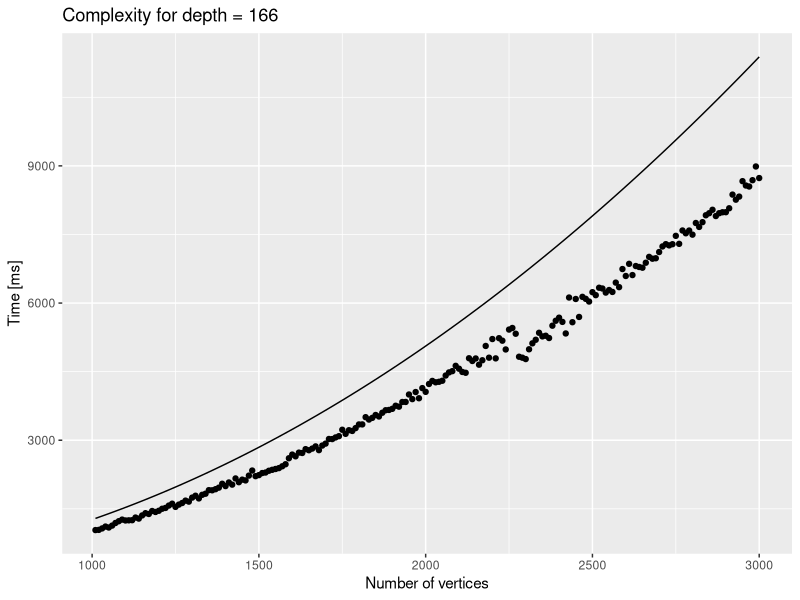
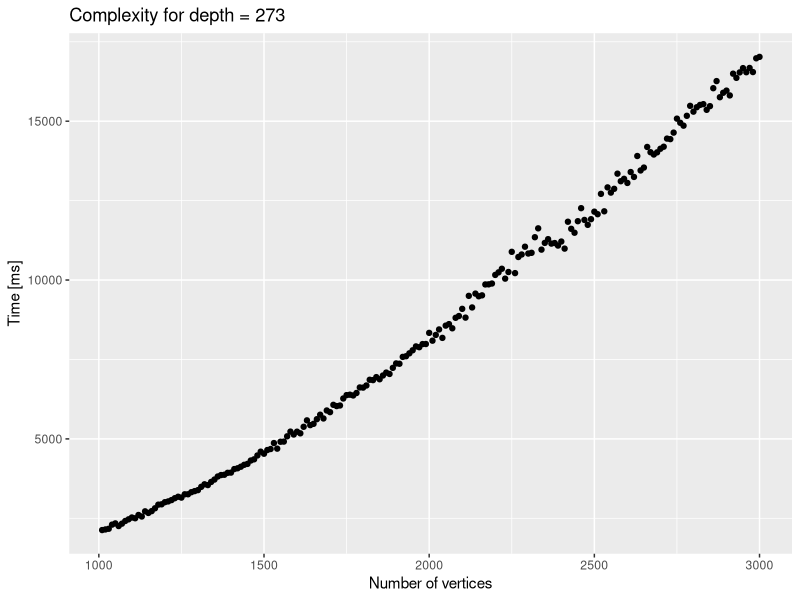
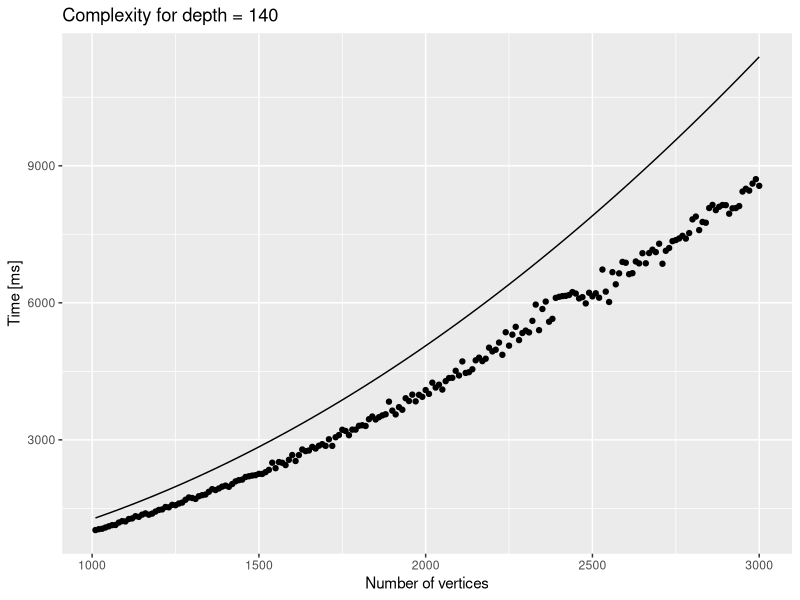
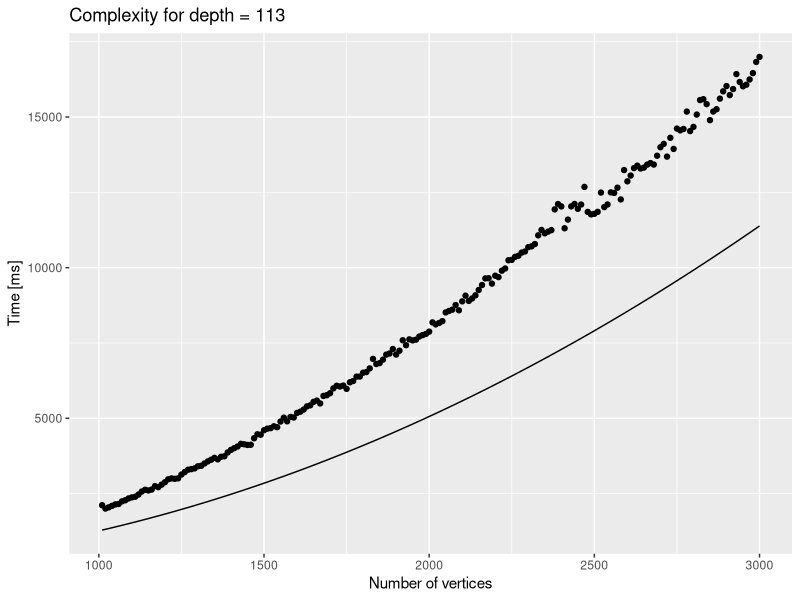
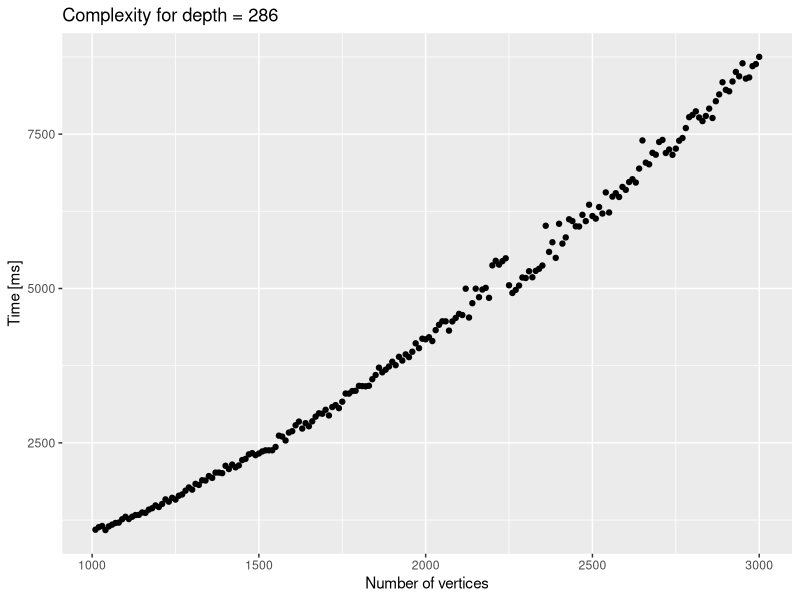
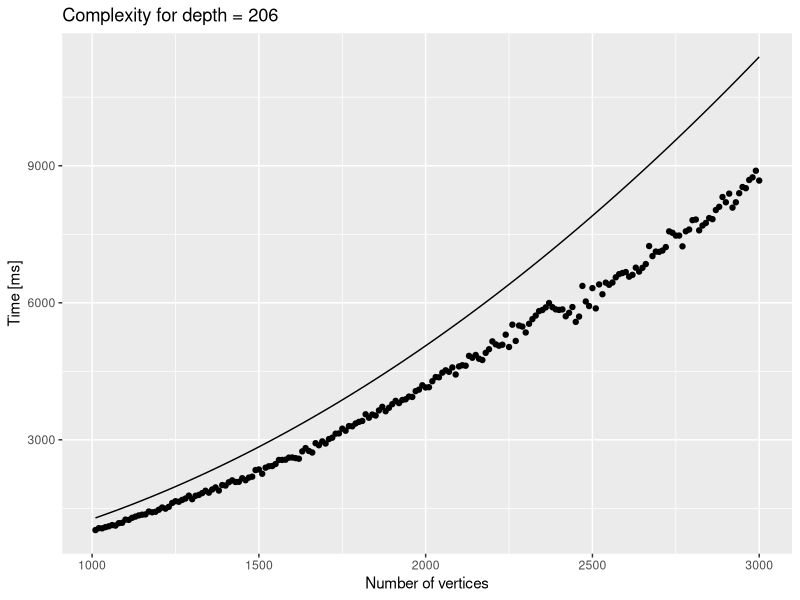
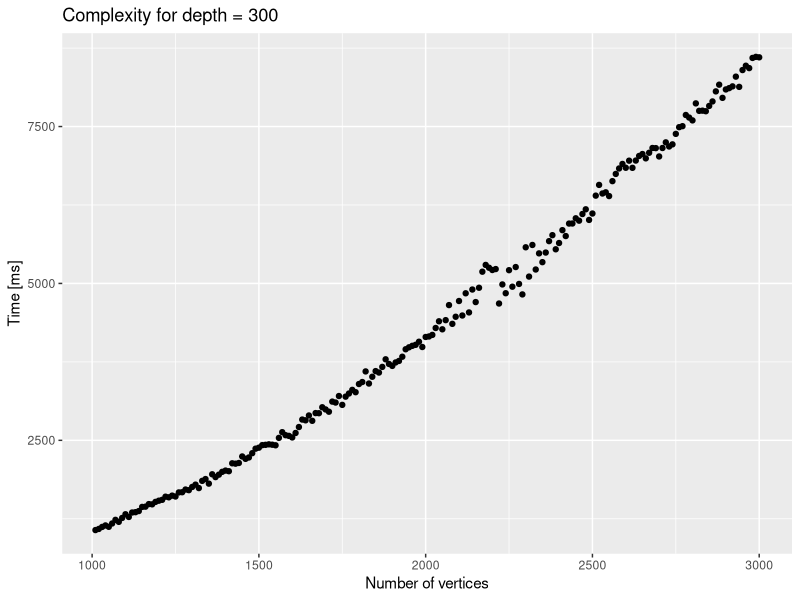
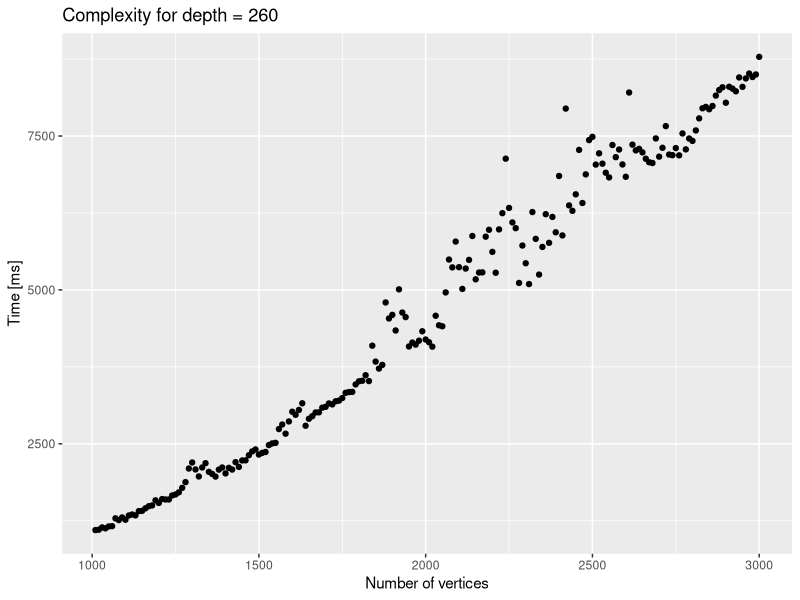

R code for these plots, in order:
library("ggplot2")


theoretical_complexity <- function(depth) {
    function(verticesNo) {
        # FIXME - nie mam pojęcia czy taka faktycznie jest złożoność. Dałem narazie taką żeby sie ladnie rysowało
        verticesNo * verticesNo * depth
    }
}

simulation_results = read.csv('result/result.csv',sep=";",header=TRUE)
simulation_results$Are.isomorphic <- simulation_results$Are.isomorphic == "true" # string => boolean

unique_depths = unique(simulation_results$Depth.of.tree)
for(depth in unique_depths) {
    depth_res = simulation_results[simulation_results$Depth.of.tree == depth, ]

    # map theoretical complexity to number of miliseconds
    # Big O-notation <=> (Exists c, n1) (For all n > n1): f(n) > c * g(n1)
    # c = ???
    real_time = simulation_results$Time..ms.
    theory_time = sapply(simulation_results$Number.of.vertices, theoretical_complexity(depth))
    c = mean(real_time / theory_time)

    plot <- ggplot(data = depth_res, aes(y = Time..ms., x = Number.of.vertices)) +
        ggtitle(paste("Complexity for depth =", toString(depth))) +
        xlab("Number of vertices") +
        ylab("Time [ms]") +
        geom_point() +
        stat_function(fun = function(n) { c  * theoretical_complexity(depth)(n) })
    ggsave(paste("result/d_", toString(depth), '.jpg', sep=""), plot = plot)

}


